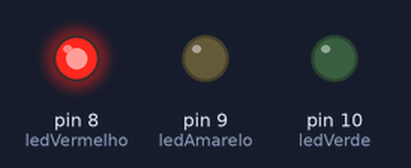
The sketch below on a simulated Arduino Uno, built with avr-gcc and run on an emulated ATmega328P. On the bench: output pins drawn as LEDs (lit = HIGH).

Above: at 2.5 s.
At 7.5 s:
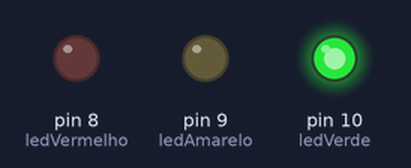
At 11.0 s:
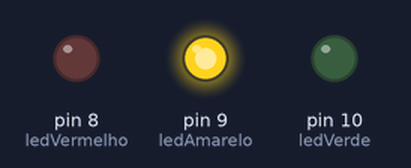
Timing chart, 0 to 15.6 s (numbered marks = the images above):
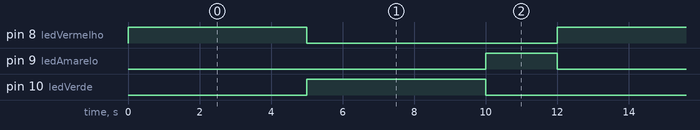

Measured:
- by itself, pin 8 (ledVermelho), pin 10 (ledVerde): alternates HIGH for 5.0 s and LOW for 7.0 s
- by itself, pin 9 (ledAmarelo): alternates HIGH for 2.0 s and LOW for 10.0 s
- by itself, everything shown: repeats every 12.0 s, in 3 steps

The sketch:

ex02.ino
```cpp
int ledVermelho = 8;
int ledAmarelo = 9;
int ledVerde = 10;

void setup() {
  pinMode(ledVermelho, OUTPUT);
  pinMode(ledAmarelo, OUTPUT);
  pinMode(ledVerde, OUTPUT);
}

void loop() {
  // Vermelho aceso 5 segundos
  digitalWrite(ledVermelho, HIGH);
  digitalWrite(ledAmarelo, LOW);
  digitalWrite(ledVerde, LOW);
  delay(5000);

  // Verde aceso 5 segundos
  digitalWrite(ledVermelho, LOW);
  digitalWrite(ledAmarelo, LOW);
  digitalWrite(ledVerde, HIGH);
  delay(5000);

  // Amarelo aceso 2 segundos
  digitalWrite(ledVermelho, LOW);
  digitalWrite(ledAmarelo, HIGH);
  digitalWrite(ledVerde, LOW);
  delay(2000);
}
```
